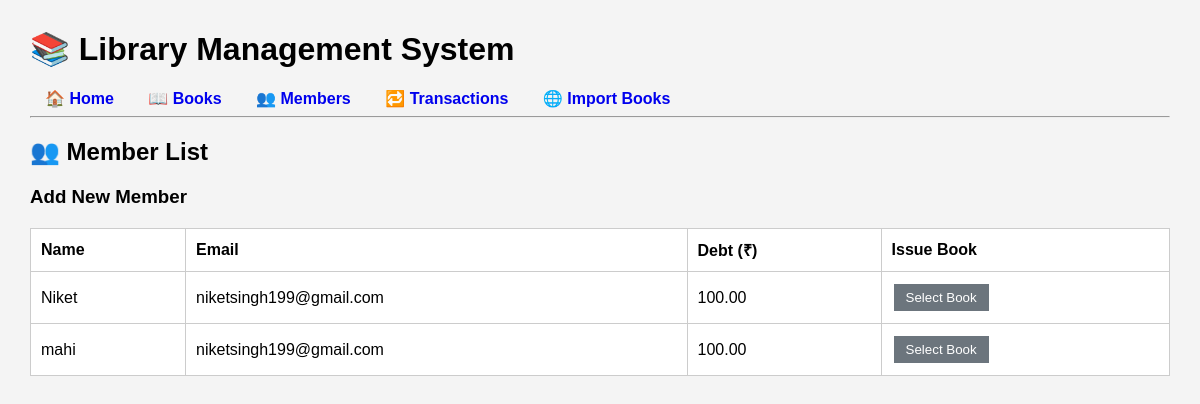
The page /members/ on the database its author committed.
### library/models.py (models this page shows, shortened)
class Member(models.Model):
    name = models.CharField(max_length=255)
    email = models.EmailField()
    debt = models.DecimalField(max_digits=10, decimal_places=2, default=0)

### library/views.py (the view)
# urls.py: path('members/', views.member_list, name='member_list'),
def member_list(request):
    members = Member.objects.all()
    return render(request, 'member_list.html', {'members': members})

### library/templates/member_list.html (shortened to what this page needs)
{% extends 'base.html' %}
{% block content %}
<h2>👥 Member List</h2>
<h3>Add New Member</h3>
<table>
    <thead>
        <tr>
            <th>Name</th>
            <th>Email</th>
            <th>Debt (₹)</th>
            <th>Issue Book</th>
        </tr>
    </thead>
    <tbody>
        {% for member in members %}
        <tr>
            <td>{{ member.name }}</td>
            <td>{{ member.email }}</td>
            <td>{{ member.debt }}</td>
            <td>
                {% if member.debt < 500 %}
                <form method="get" action="/books/">
                    <button class="btn btn-secondary">Select Book</button>
                </form>
                {% else %}
                    <span style="color: red;">❌ Debt ≥ ₹500</span>
                {% endif %}
            </td>
        </tr>
        {% endfor %}
    </tbody>
</table>
{% endblock %}

### library/templates/base.html (style rules this page uses)
body { font-family: Arial; margin: 30px; background: #f4f4f4; }
table { width: 100%; border-collapse: collapse; margin-top: 20px; background: #fff; }
th, td { border: 1px solid #ccc; padding: 10px; text-align: left; }
.btn { padding: 6px 12px; margin: 2px; background-color: #007BFF; color: white; border: none; cursor: pointer; }
.btn-secondary { background-color: #6c757d; }

### rows shown on the page
Member: name "Niket", email "niketsingh199@gmail.com", debt "100.00"
Member: name "mahi", email "niketsingh199@gmail.com", debt "100.00"
